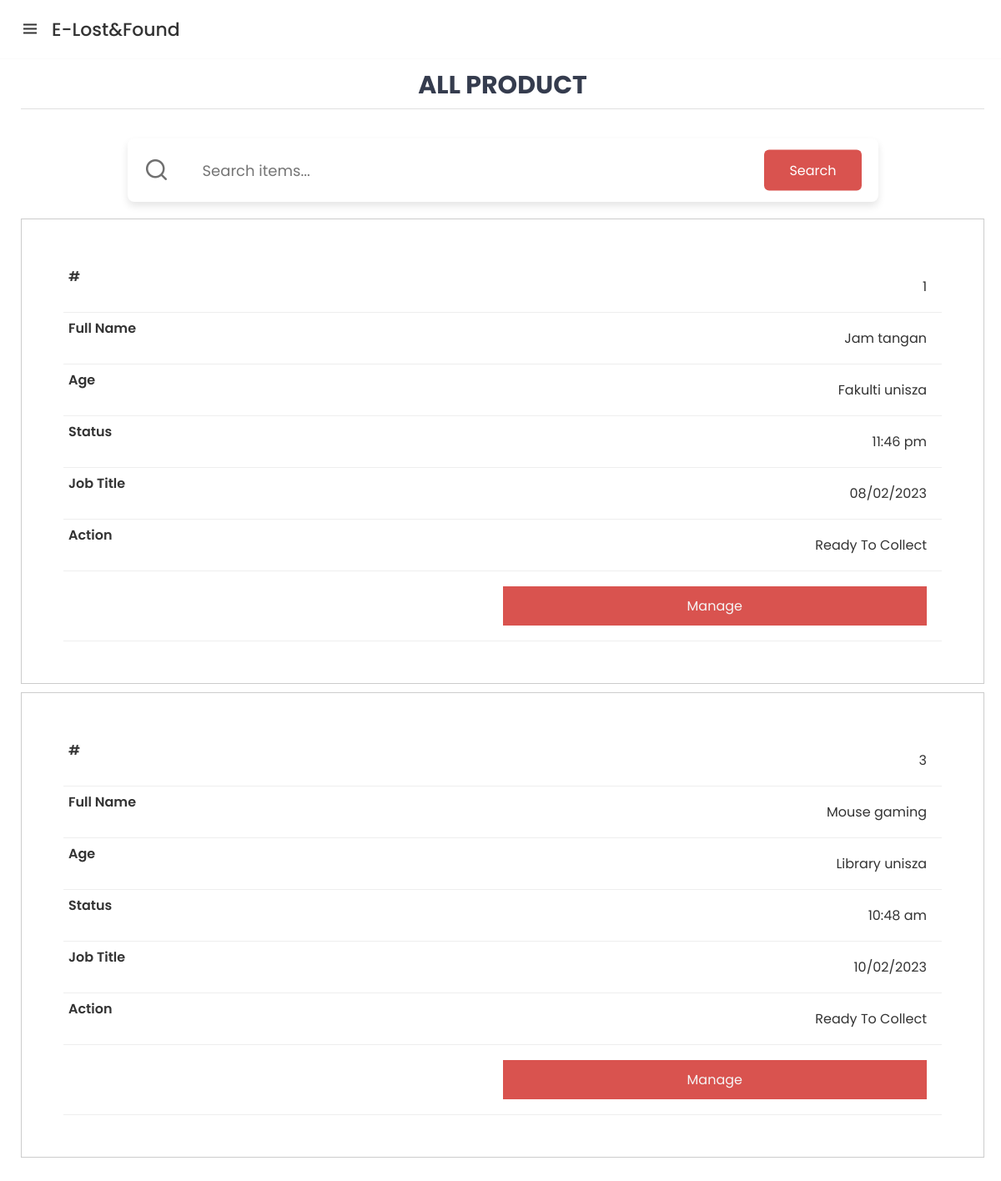
The app's page /e-lost&found/adminNotClaimed.php (signed in) with its own data.
### tables this page shows
CREATE TABLE `item_found` (
  `item_id` int(11) NOT NULL,
  `user_id` int(11) NOT NULL,
  `item_name` varchar(30) NOT NULL,
  `location_name` varchar(30) NOT NULL,
  `masa_jumpe` time NOT NULL,
  `tarikh_jumpe` date NOT NULL,
  `gambar_item` longblob NOT NULL,
  `desc_item` text NOT NULL,
  `item_category` varchar(30) NOT NULL,
  `item_status` varchar(30) NOT NULL
);

### e-lost&found/adminNotClaimed.php (the view, shortened to what this page needs)
<?php
    include "connection/db_conn.php";
    if(isset($_SESSION['user_id']) && isset($_SESSION['user_name'])) {
?>
<!DOCTYPE html>
<html lang="en">
  <head>
    <link rel="stylesheet" href="css/adminStyle.css">
    <link rel="stylesheet" href="css/allItemadmin.css">
    <link rel="stylesheet" href="https://unicons.iconscout.com/release/v4.0.0/css/line.css" />
    <link href='https://unpkg.com/boxicons@2.0.7/css/boxicons.min.css' rel='stylesheet'>
   </head>
   <body>
   <nav>
      <div class="logo">
        <i class="bx bx-menu menu-icon"></i>
        <span class="logo-name">E-Lost&Found</span>
      </div>
    </nav>
    <section class="overlay">
    <section class="home-section">
    <div class="wrapper">
    <div class="right">
      <div class="info">
            <h3>All Product</h3>
            <div class="search-container">
                  <div class="input-box">
                  <i class="uil uil-search"></i>
                      <form action="" method="post">
                          <input type="text" name="search" value="<?php if(isset($_GET['search'])){echo $_GET['search'];} ?>" placeholder="Search items..." />
                          <button type="submit" class="button">Search</button>
                      </form>
                  </div>
              </div>
            <div class="info_data">
            <table>
                  <tbody>
                    <?php
                      if(isset($_POST['search'])){
                        $key = $_POST['search'];
                        $query = "SELECT * FROM item_found WHERE item_status = 'Ready To Collect' AND item_name LIKE '$key'";
                        $queryrun = mysqli_query($conn, $query);
                        if(mysqli_num_rows($queryrun) > 0) {
                            foreach($queryrun as $row) { ?>
                            <tr>
                              <td><?php echo $row["item_id"]; ?></td>
                              <td><?php echo $row["item_name"]; ?></td>
                              <td><?php echo $row["location_name"]; ?></td>
                              <td><?php $date = $row["masa_jumpe"]; echo date('h:i a', strtotime($date));?></td>
                              <td><?php $orgDate = $row["tarikh_jumpe"]; $newDate = date("d/m/Y", strtotime($orgDate)); echo $newDate;?></td>
                              <td><?php echo $row["item_status"]; ?></td>
                              <td><a href="adminOption.php?pid=<?php echo $row['item_id']; ?>" class="btn">Manage</a>
                            </tr>
                    <?php } } else { ?>
                            <tr>
                              <td colspan="7">Doesn't have Anything...</td>
                            </tr>
                    <?php } ?>
                    <?php } else {
                      $sql = "SELECT * FROM `item_found` WHERE item_status = 'Ready To Collect'";
                      $result = $conn->query($sql);
                      $count=$result->num_rows;
                      if($count != 0) {
                        while($row = $result->fetch_assoc()){
                    ?>
                    <tr>
                      <td><?php echo $row["item_id"]; ?></td>
                      <td><?php echo $row["item_name"]; ?></td>
                      <td><?php echo $row["location_name"]; ?></td>
                      <td><?php $date = $row["masa_jumpe"]; echo date('h:i a', strtotime($date));?></td>
                      <td><?php $orgDate = $row["tarikh_jumpe"]; $newDate = date("d/m/Y", strtotime($orgDate)); echo $newDate;?></td>
                      <td><?php echo $row["item_status"]; ?></td>
                      <td><a href="adminOption.php?pid=<?php echo $row['item_id']; ?>" class="btn">Manage</a>
                    </tr>
                    <?php }} else {?>
                      <tr>
                        <td colspan="7">All Item Has Been Claim</td>
                      </tr>
                    <?php }}?>
                  </tbody>
                </table>
            </div>
        </div>
      </div>
    </div>
    </section>
    </section>
  </body>
</html>
<?php
  }else{
      header("Location: index.php");
      exit();
  }
?>

### e-lost&found/css/adminStyle.css (style rules this page uses)
* { margin: 0; padding: 0; box-sizing: border-box; font-family: 'Poppins', sans-serif; }
nav { position: fixed; top: 0; left: 0; height: 70px; width: 100%; display: flex; align-items: center; background: #fff; box-shadow: 0 0 1px rgba(0, 0, 0, 0.1); }
nav .logo { display: flex; align-items: center; margin: 0 24px; }
.logo .menu-icon { color: #333; font-size: 24px; margin-right: 14px; cursor: pointer; }
.logo .logo-name { color: #333; font-size: 22px; font-weight: 500; }
.overlay { position: absolute; top: 0; left: 0; height: 1vh; width: 100%; opacity: 1; transition: all 0.4s ease; }
.home-section { position: relative; min-height: 80vh; width: calc(100% - 240px); top: 5rem; width: 100%; transition: all 0.5s ease; background-color: #fff; }
@media (max-width: 1240px) { .home-section { width: calc(100% - 60px); left: 10px; background-color: #fff; } }

### records on screen
item_found: item_id "1", item_name "Jam tangan", location_name "Fakulti unisza", masa_jumpe "11:46 pm", tarikh_jumpe "08/02/2023", item_status "Ready To Collect"
item_found: item_id "3", item_name "Mouse gaming", location_name "Library unisza", masa_jumpe "10:48 am", tarikh_jumpe "10/02/2023", item_status "Ready To Collect"
